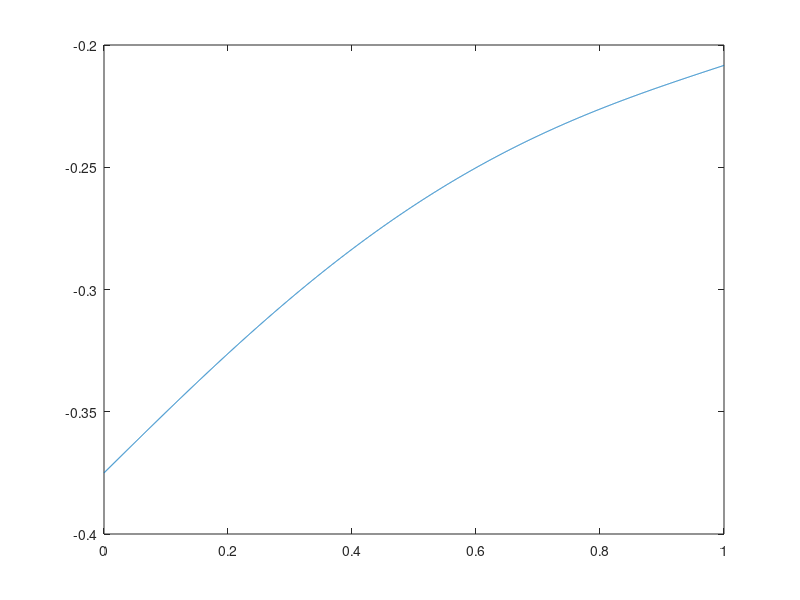

Write the MATLAB code that produced this figure. (Note: this script raises an error after producing the figure.)
% Possion Problem with Pure Nuemann Boundary conditions equal to 0
% From compatibility condition int_f = g2-g1
clear;clc;close all;
% f = @(x) 4*pi^2*cos(2*pi.*x); 
% al = 2; be = 1;
% g = [2;2];

f = @(x) x.*(1-x);
al = 2;
g = [1;1/2];


M = 4000;
h = 1/M;

vert = (0:h:1)';
nn = numel(vert);

F = f(vert);
A = 2*diag(ones(nn,1))- diag(ones(nn-1,1),-1)-diag(ones(nn-1,1),1);

A(1,1) = A(1,1)-(1-al*h);
A(nn,nn) = A(nn,nn)-(1+al*h);
A = A/h^2;
F(1) = F(1)- g(1)/h;
F(end) = F(end) + g(2)/h;

U = A\F;
plot(vert,U);
u = griddedInterpolant(vert,U);
save('sol_local','u');
